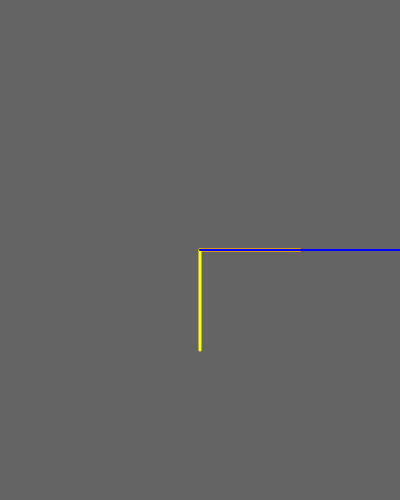
Frame 1 (no input)
Frame 60 (no input): identical to frame 1, image omitted
Frame 120 (the mouse pressed at the canvas centre since frame 60): identical to frame 1, image omitted

The p5.js sketch that drew this single still picture (run headless with seeded random() and noise() and a simulated clock; from frame 60 on, the mouse is pressed at the canvas centre):

// p5.js sketch
// ── sketch.js
function setup() {
  createCanvas(400, 500);
  background(100);
}

function draw() {
  background(100);

  let center = createVector(width/2, height/2);
  let mouse = new p5.Vector(mouseX, mouseY);
  mouse.sub(center);

  push();
  translate(center.x, center.y);
  strokeWeight(3);

  let vector1 = createVector(100, 0);
  stroke(255, 0, 0);
  line(0, 0, vector1.x, vector1.y);

  let vector2 = createVector(0, 100);
  stroke(255, 255, 0);
  line(0, 0, vector2.x, vector2.y);

  // non-static
  //vector1.add(vector2); // v1 += v2
  // static
  //let vector3 = p5.Vector.add(vector1, vector2); // v3 = v1 + v2

  line(0, 0, vector1.x, vector1.y);

  vector1.mult(2);
  stroke(0, 0, 255);
  strokeWeight(2);
  line(0, 0, vector1.x, vector1.y);

  pop();
}
